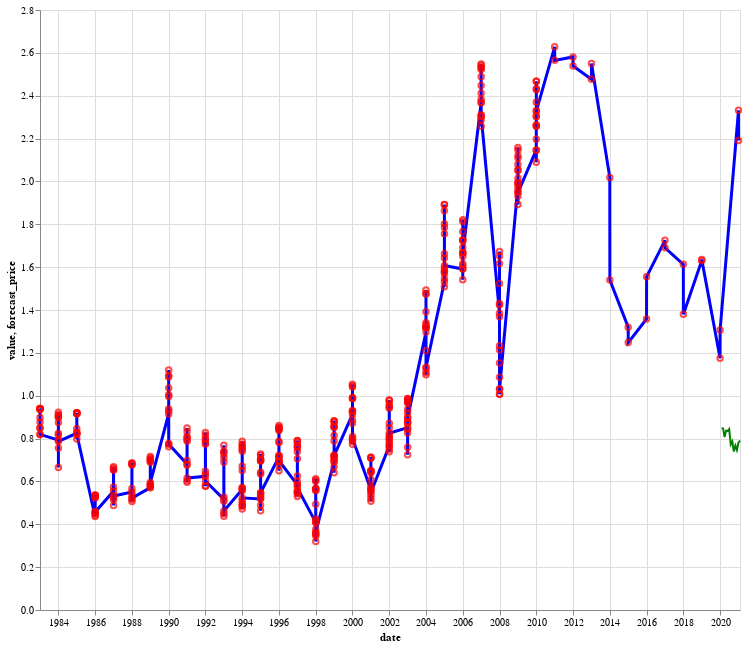

Write notebook code for a chart like this one.
### Code cell
plot_forecast(df, forecast_df)

### Figure 1 — Vega-Lite specification as saved in the notebook (floating-point values rounded to 4 significant figures; data arrays with more than 128 entries replaced by an {"elided": "..."} marker saying what was removed)
{"config": {"view": {"continuousWidth": 300, "continuousHeight": 300}}, "layer": [{"mark": {"type": "line", "color": "blue", "size": 3}, "encoding": {"x": {"field": "date", "type": "temporal"}, "y": {"field": "value", "type": "quantitative"}}}, {"mark": {"type": "point", "color": "red"}, "encoding": {"x": {"field": "date", "type": "temporal"}, "y": {"field": "value", "type": "quantitative"}}}, {"data": {"name": "data-1c32bcf58e335621a0d8f7a597d091b2"}, "mark": {"type": "line", "color": "green"}, "encoding": {"x": {"field": "date", "type": "temporal"}, "y": {"field": "forecast_price", "type": "quantitative"}}}], "data": {"name": "data-711bf4445ad4b0c695a5d59297c156cd"}, "height": 600, "width": 700, "$schema": "https://vega.github.io/schema/vega-lite/v5.17.0.json", "datasets": {"data-711bf4445ad4b0c695a5d59297c156cd": {"elided": "436 records"}, "data-1c32bcf58e335621a0d8f7a597d091b2": [{"date": "2020-01-31T00:00:00", "forecast_price": 0.8485}, {"date": "2020-02-29T00:00:00", "forecast_price": 0.8477}, {"date": "2020-03-31T00:00:00", "forecast_price": 0.8069}, {"date": "2020-04-30T00:00:00", "forecast_price": 0.8371}, {"date": "2020-05-31T00:00:00", "forecast_price": 0.8352}, {"date": "2020-06-30T00:00:00", "forecast_price": 0.8442}, {"date": "2020-07-31T00:00:00", "forecast_price": 0.7726}, {"date": "2020-08-31T00:00:00", "forecast_price": 0.7865}, {"date": "2020-09-30T00:00:00", "forecast_price": 0.7393}, {"date": "2020-10-31T00:00:00", "forecast_price": 0.7672}, {"date": "2020-11-30T00:00:00", "forecast_price": 0.7468}, {"date": "2020-12-31T00:00:00", "forecast_price": 0.7804}, {"date": "2021-01-31T00:00:00", "forecast_price": 0.7911}]}}
